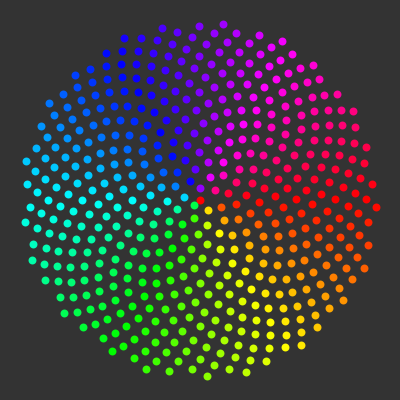
Frame 1 (no input)
Frame 60 (the mouse pressed at the canvas centre just before this capture): identical to frame 1, image omitted
Frame 120 (the mouse held since frame 60 and released just before this capture): identical to frame 1, image omitted

The Processing sketch that drew this single still picture (run headless with seeded random() and noise(); from frame 60 on, the mouse is pressed at the canvas centre):

// Processing sketch: phyllotaxis
// ── phyllotaxis.pde
int n_dots = 500;
int c = 1;
float scale = 8;

void setup() {
  colorMode(HSB);
  size(400, 400);
}

void draw() {
  background(51);
  strokeWeight(scale);
  
  translate(width / 2, height / 2);
  
  for (int i = 0; i < n_dots; i++) {
    float a = i * 137.5;
    float r = c * sqrt(i) * scale;

    a = radians(a) % TWO_PI;
    
    stroke(map(a, 0, TWO_PI, 0, 255), 255, 255);
    
    int x = floor(r * cos(a));
    int y = floor(r * sin(a));
    
    point(x, y);
  }
}
